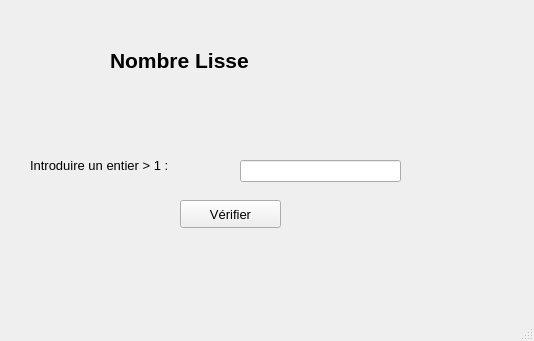
<?xml version="1.0" encoding="UTF-8"?>
<ui version="4.0">
 <class>MainWindow</class>
 <widget class="QMainWindow" name="MainWindow">
  <property name="geometry">
   <rect>
    <x>0</x>
    <y>0</y>
    <width>534</width>
    <height>341</height>
   </rect>
  </property>
  <property name="font">
   <font>
    <pointsize>1</pointsize>
   </font>
  </property>
  <property name="windowTitle">
   <string>Nombre Lisse</string>
  </property>
  <widget class="QWidget" name="centralwidget">
   <widget class="QLabel" name="label">
    <property name="geometry">
     <rect>
      <x>110</x>
      <y>40</y>
      <width>321</width>
      <height>41</height>
     </rect>
    </property>
    <property name="font">
     <font>
      <pointsize>16</pointsize>
      <weight>75</weight>
      <bold>true</bold>
     </font>
    </property>
    <property name="text">
     <string>Nombre Lisse</string>
    </property>
   </widget>
   <widget class="QLabel" name="label_2">
    <property name="geometry">
     <rect>
      <x>30</x>
      <y>150</y>
      <width>201</width>
      <height>31</height>
     </rect>
    </property>
    <property name="font">
     <font>
      <pointsize>10</pointsize>
     </font>
    </property>
    <property name="text">
     <string>Introduire un entier &gt; 1 : </string>
    </property>
   </widget>
   <widget class="QLineEdit" name="lineEdit">
    <property name="geometry">
     <rect>
      <x>240</x>
      <y>160</y>
      <width>161</width>
      <height>22</height>
     </rect>
    </property>
    <property name="font">
     <font>
      <pointsize>10</pointsize>
     </font>
    </property>
   </widget>
   <widget class="QPushButton" name="pushButton">
    <property name="geometry">
     <rect>
      <x>180</x>
      <y>200</y>
      <width>101</width>
      <height>28</height>
     </rect>
    </property>
    <property name="font">
     <font>
      <pointsize>10</pointsize>
     </font>
    </property>
    <property name="text">
     <string>Vérifier</string>
    </property>
   </widget>
   <widget class="QLabel" name="label_3">
    <property name="geometry">
     <rect>
      <x>40</x>
      <y>250</y>
      <width>421</width>
      <height>41</height>
     </rect>
    </property>
    <property name="font">
     <font>
      <pointsize>10</pointsize>
     </font>
    </property>
    <property name="text">
     <string/>
    </property>
   </widget>
  </widget>
  <widget class="QStatusBar" name="statusbar"/>
 </widget>
 <resources/>
 <connections/>
</ui>
